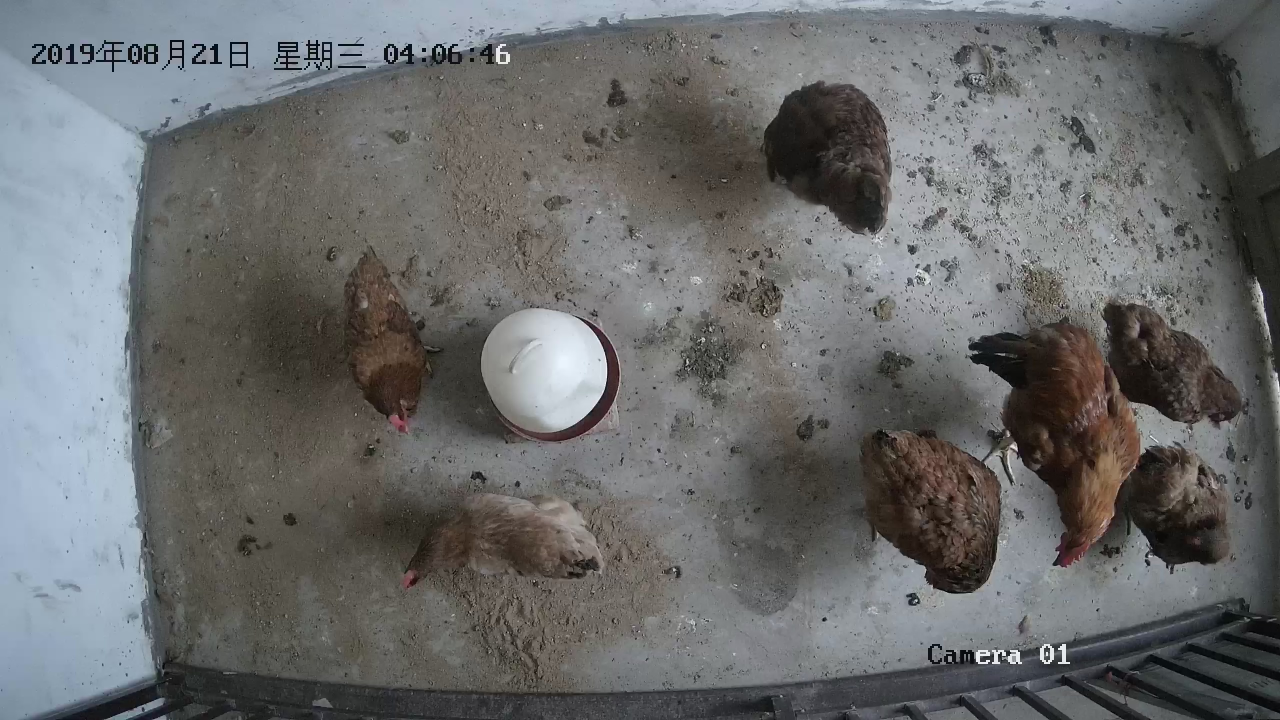
#> input picture 1.jpg, 2560 x 1440 px, given in place of 1.mp4, which was not available (shown at 1/2 size)
$ python Test.py
#> lines starting #> are read from the running program, lines starting #| are printed output that depends on the picture; after the words box and inside, x2 and y2 are one past the last pixel; in counts of white or black regions, pixels touching at a corner belong together; pictures that were not available may be replaced by others from this repository, and a replacement may not be noted
import numpy as np
import cv2
import math
import msvcrt
# cap = cv2.VideoCapture(0)       #0为摄像头，中间可以写成视频文件
cap = cv2.VideoCapture("1.mp4")
#获取第一帧
ret, frame1 = cap.read()
#> frame1 is the input picture: shape (1440, 2560, 3); mean B, G, R 107.5, 107.2, 105.9

# prvs = cv2.cvtColor(frame1,cv2.COLOR_BGR2GRAY)    #实现由RGB向HSV通道转变
# hsv = np.zeros_like(frame1)

hsv = cv2.cvtColor(frame1, cv2.COLOR_BGR2HSV)
#> hsv: shape (1440, 2560, 3); mean H, S, V 61.5, 29.6, 112.8
lower = np.array([2, 46, 30])
upper = np.array([15, 180, 160])
mask = cv2.inRange(hsv, lower, upper)
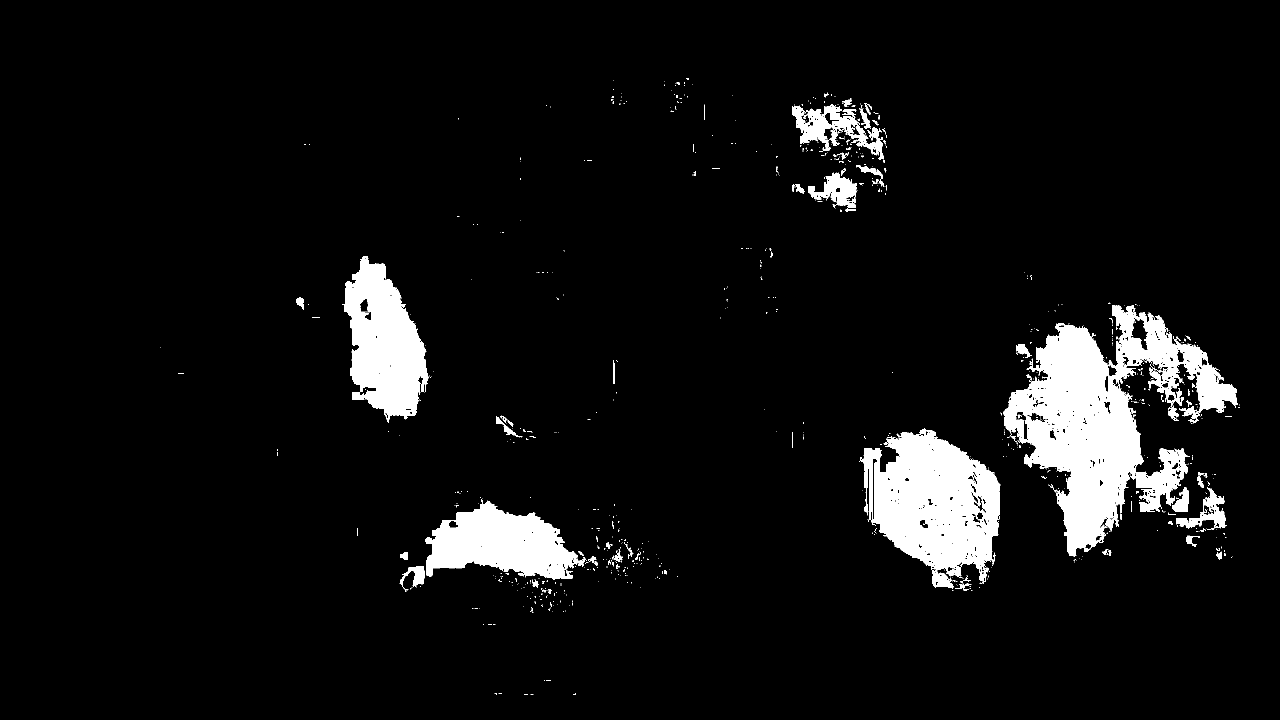
#> mask: shape (1440, 2560) (shown at 1/2 size); 6.5% white; 884 white regions (793 under 20 px), largest, box (x1, y1, x2, y2) and area: (2007, 610, 2476, 1113) 94027, (1719, 856, 2001, 1178) 54992, (684, 512, 858, 846) 34738
kernel = np.ones((3, 3), np.uint8)
closing = cv2.morphologyEx(mask, cv2.MORPH_CLOSE, kernel)
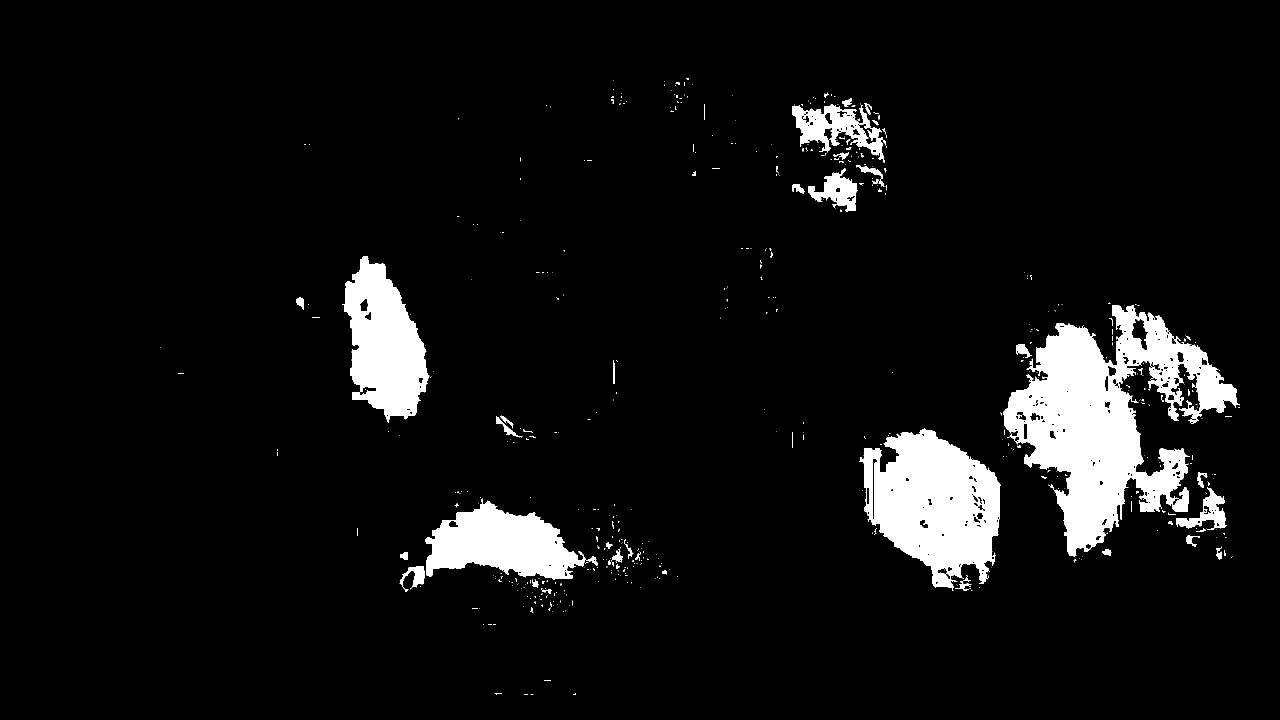
#> closing: shape (1440, 2560) (shown at 1/2 size); 6.7% white; 513 white regions (426 under 20 px), largest, box (x1, y1, x2, y2) and area: (2007, 610, 2479, 1113) 99871, (1719, 856, 2001, 1181) 57143, (684, 512, 859, 846) 35214
erosion = cv2.erode(closing, kernel, iterations=1)
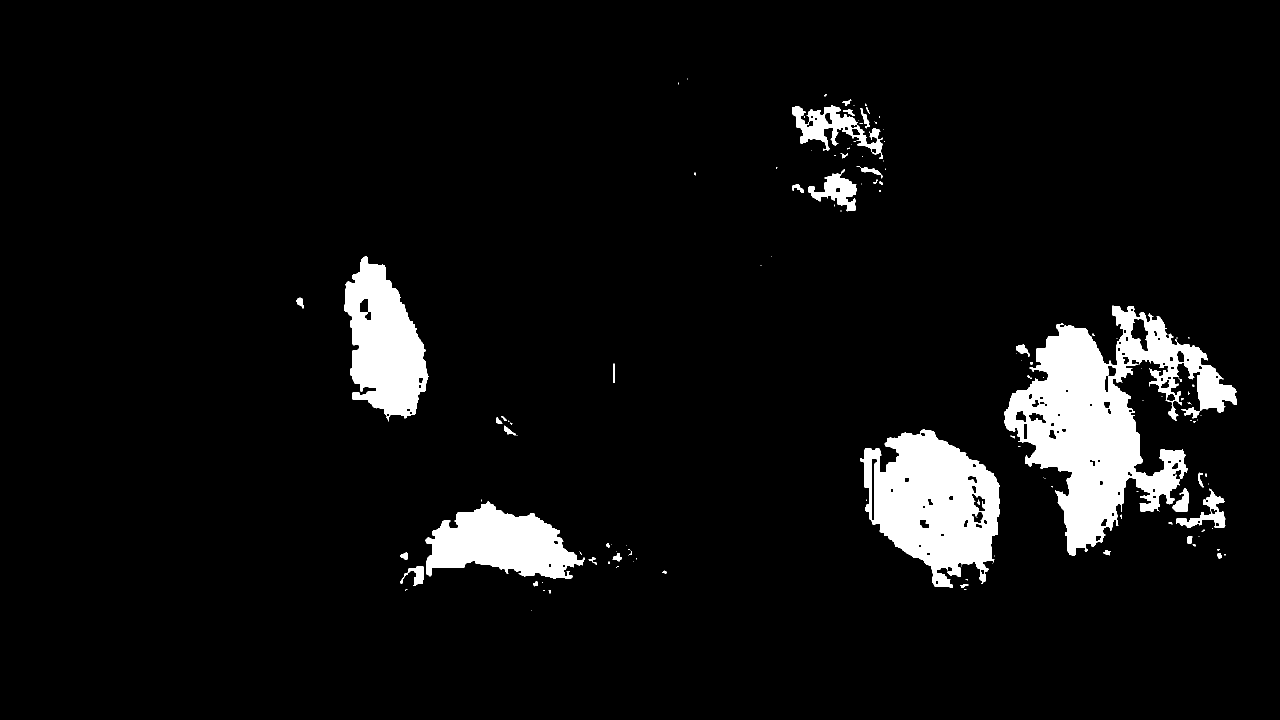
#> erosion: shape (1440, 2560) (shown at 1/2 size); 6.1% white; 136 white regions (94 under 20 px), largest, box (x1, y1, x2, y2) and area: (2008, 611, 2474, 1112) 90036, (1721, 859, 2000, 1175) 53813, (689, 513, 857, 843) 33656
prvs = erosion
hsv = np.zeros_like(erosion)

#遍历每一行的第1列
hsv[...,1] = 255
avgs = 0
s=0

while(1):
    ret, frame2 = cap.read()
    nextmask = cv2.cvtColor(frame2, cv2.COLOR_BGR2HSV)
    mask = cv2.inRange(nextmask, lower, upper)
    # kernel = np.ones((3, 3), np.uint8)
    closing = cv2.morphologyEx(mask, cv2.MORPH_CLOSE, kernel)
    erosion = cv2.erode(closing, kernel, iterations=1)


    # 返回一个两通道的光流向量，实际上是每个点的像素位移值
    flow = cv2.calcOpticalFlowFarneback(prvs,erosion, None, 0.5, 3, 15, 3, 5, 1.2, 0)

    # // _prev0：输入前一帧图像
    # // _next0：输入后一帧图像
    # // _flow0：输出的光流
    # // pyr_scale：金字塔上下两层之间的尺度关系
    # // levels：金字塔层数
    # // winsize：均值窗口大小，越大越能denoise并且能够检测快速移动目标，但会引起模糊运动区域
    # // iterations：迭代次数
    # // poly_n：像素领域大小，一般为5，7
    # // poly_sigma：高斯标注差，一般为1 - 1.5
    # // flags：计算方法。主要包括OPTFLOW_USE_INITIAL_FLOW和OPTFLOW_FARNEBACK_GAUSSIAN

    #print(flow.shape)
    for i in range(640):     # 640是列数
        for j in range(480):    # 480是行数
            x = flow[j][i]      # x是光流矩阵中的一个元素 x(dx,dy)
            avgs += math.sqrt(x[0]*x[0]+x[1]*x[1])   # avgs是一张图片的总光流值
#> after the loop, avgs = 0
    s = int((s + avgs)/10000)
#> s = 0
    print(s)
#| 0


# [15 lines of commented-out code are left out]
    prvs = erosion

exit()
cap.release()
cv2.destroyAllWindows()
